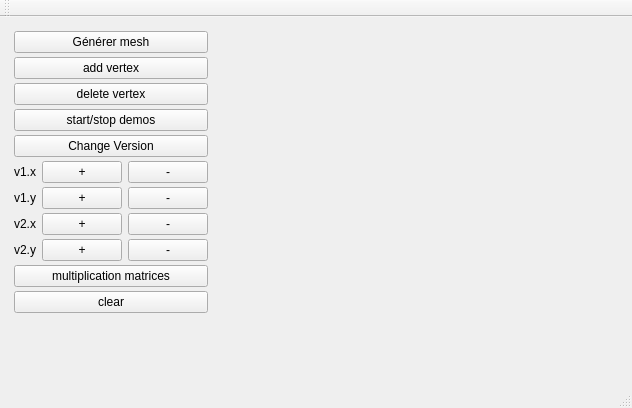
<?xml version="1.0" encoding="UTF-8"?>
<ui version="4.0">
 <class>MainWindow</class>
 <widget class="QMainWindow" name="MainWindow">
  <property name="geometry">
   <rect>
    <x>0</x>
    <y>0</y>
    <width>632</width>
    <height>408</height>
   </rect>
  </property>
  <property name="windowTitle">
   <string>MainWindow</string>
  </property>
  <widget class="QWidget" name="centralWidget">
   <layout class="QHBoxLayout" name="horizontalLayout">
    <item>
     <widget class="QWidget" name="widget_2" native="true">
      <property name="sizePolicy">
       <sizepolicy hsizetype="Maximum" vsizetype="Preferred">
        <horstretch>150</horstretch>
        <verstretch>0</verstretch>
       </sizepolicy>
      </property>
      <property name="minimumSize">
       <size>
        <width>150</width>
        <height>0</height>
       </size>
      </property>
      <layout class="QVBoxLayout" name="verticalLayout">
       <property name="spacing">
        <number>4</number>
       </property>
       <property name="leftMargin">
        <number>3</number>
       </property>
       <property name="topMargin">
        <number>3</number>
       </property>
       <property name="rightMargin">
        <number>3</number>
       </property>
       <property name="bottomMargin">
        <number>3</number>
       </property>
       <item>
        <widget class="QPushButton" name="pushButton_generer">
         <property name="text">
          <string>Générer mesh</string>
         </property>
        </widget>
       </item>
       <item>
        <widget class="QPushButton" name="addGridVertex">
         <property name="text">
          <string>add vertex</string>
         </property>
        </widget>
       </item>
       <item>
        <widget class="QPushButton" name="delateGridVertex">
         <property name="text">
          <string>delete vertex</string>
         </property>
        </widget>
       </item>
       <item>
        <widget class="QPushButton" name="demo_start_stop">
         <property name="text">
          <string>start/stop demos</string>
         </property>
        </widget>
       </item>
       <item>
        <widget class="QPushButton" name="changeVersion">
         <property name="text">
          <string>Change Version</string>
         </property>
        </widget>
       </item>
       <item>
        <layout class="QHBoxLayout" name="horizontalLayout_3">
         <item>
          <widget class="QLabel" name="label">
           <property name="text">
            <string>v1.x</string>
           </property>
          </widget>
         </item>
         <item>
          <widget class="QPushButton" name="vertex1_x_plus">
           <property name="text">
            <string>+</string>
           </property>
          </widget>
         </item>
         <item>
          <widget class="QPushButton" name="vertex1_x_moins">
           <property name="text">
            <string>-</string>
           </property>
          </widget>
         </item>
        </layout>
       </item>
       <item>
        <layout class="QHBoxLayout" name="horizontalLayout_4">
         <item>
          <widget class="QLabel" name="label_2">
           <property name="text">
            <string>v1.y</string>
           </property>
          </widget>
         </item>
         <item>
          <widget class="QPushButton" name="vertex1_y_plus">
           <property name="text">
            <string>+</string>
           </property>
          </widget>
         </item>
         <item>
          <widget class="QPushButton" name="vertex1_y_moins">
           <property name="text">
            <string>-</string>
           </property>
          </widget>
         </item>
        </layout>
       </item>
       <item>
        <layout class="QHBoxLayout" name="horizontalLayout_5">
         <item>
          <widget class="QLabel" name="label_3">
           <property name="text">
            <string>v2.x</string>
           </property>
          </widget>
         </item>
         <item>
          <widget class="QPushButton" name="vertex2_x_plus">
           <property name="text">
            <string>+</string>
           </property>
          </widget>
         </item>
         <item>
          <widget class="QPushButton" name="vertex2_x_moins">
           <property name="text">
            <string>-</string>
           </property>
          </widget>
         </item>
        </layout>
       </item>
       <item>
        <layout class="QHBoxLayout" name="horizontalLayout_6">
         <item>
          <widget class="QLabel" name="label_4">
           <property name="text">
            <string>v2.y</string>
           </property>
          </widget>
         </item>
         <item>
          <widget class="QPushButton" name="vertex2_y_plus">
           <property name="text">
            <string>+</string>
           </property>
          </widget>
         </item>
         <item>
          <widget class="QPushButton" name="vertex2_y_moins">
           <property name="text">
            <string>-</string>
           </property>
          </widget>
         </item>
        </layout>
       </item>
       <item>
        <widget class="QPushButton" name="pushButton_clear">
         <property name="text">
          <string>multiplication matrices</string>
         </property>
        </widget>
       </item>
       <item>
        <widget class="QPushButton" name="pushButton_clear_2">
         <property name="text">
          <string>clear</string>
         </property>
        </widget>
       </item>
       <item>
        <spacer name="verticalSpacer">
         <property name="orientation">
          <enum>Qt::Vertical</enum>
         </property>
         <property name="sizeHint" stdset="0">
          <size>
           <width>20</width>
           <height>40</height>
          </size>
         </property>
        </spacer>
       </item>
      </layout>
     </widget>
    </item>
    <item>
     <widget class="MeshViewerWidget" name="displayWidget" native="true"/>
    </item>
   </layout>
  </widget>
  <widget class="QMenuBar" name="menuBar">
   <property name="geometry">
    <rect>
     <x>0</x>
     <y>0</y>
     <width>632</width>
     <height>22</height>
    </rect>
   </property>
  </widget>
  <widget class="QToolBar" name="mainToolBar">
   <attribute name="toolBarArea">
    <enum>TopToolBarArea</enum>
   </attribute>
   <attribute name="toolBarBreak">
    <bool>false</bool>
   </attribute>
  </widget>
  <widget class="QStatusBar" name="statusBar"/>
 </widget>
 <layoutdefault spacing="6" margin="11"/>
 <customwidgets>
  <customwidget>
   <class>MeshViewerWidget</class>
   <extends>QWidget</extends>
   <header location="global">meshviewerwidget.h</header>
   <container>1</container>
  </customwidget>
 </customwidgets>
 <resources/>
 <connections/>
</ui>
